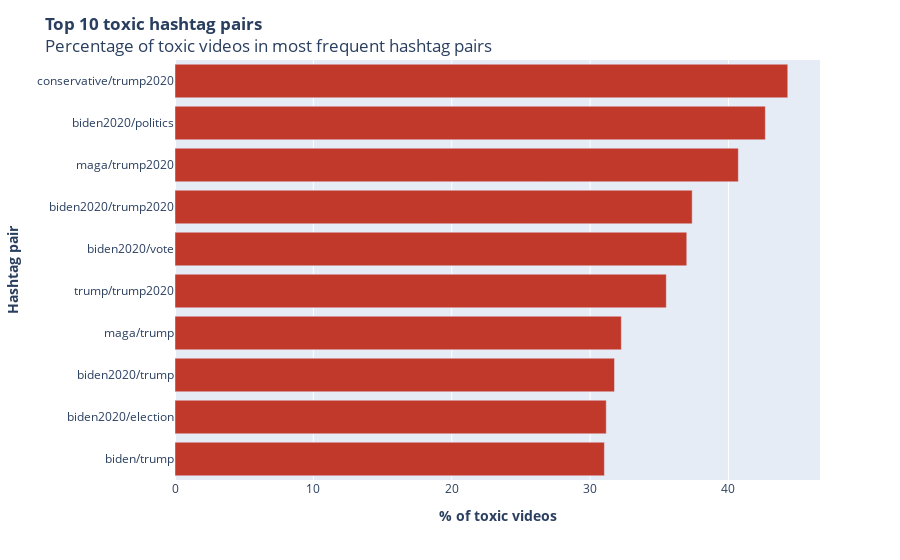

Notebook code cell kept with this figure:
### Code cell
import plotly.express as px
# Percentage of most toxic hashtags in top 10 total videos
top_10_toxic_hashtags = pairwise_w_toxicity_df\
                            .sort_values('total_videos', ascending=False)\
                            .head(10)\
                            .sort_values('perc_toxic_videos')
fig = px.bar(top_10_toxic_hashtags, y='pair_hashtag', x='perc_toxic_videos', color_discrete_sequence=['#c0392b'])
fig.update_layout(
    title='<b>Top 10 toxic hashtag pairs</b><br>Percentage of toxic videos in most frequent hashtag pairs',
    xaxis=dict(title='<b>% of toxic videos</b>'),
    yaxis=dict(title='<b>Hashtag pair</b>')
)
fig.show()

### Figure 1 — Plotly figure (JSON) as saved in the notebook; plotly's stock layout.template omitted (floating-point values rounded to 4 significant figures)
{"data": [{"alignmentgroup": "True", "hovertemplate": "perc_toxic_videos=%{x}<br>pair_hashtag=%{y}<extra></extra>", "legendgroup": "", "marker": {"color": "#c0392b", "pattern": {"shape": ""}}, "name": "", "offsetgroup": "", "orientation": "h", "showlegend": false, "textposition": "auto", "type": "bar", "x": [31.03, 31.17, 31.76, 32.26, 35.51, 36.99, 37.38, 40.71, 42.67, 44.29], "xaxis": "x", "y": ["biden/trump", "biden2020/election", "biden2020/trump", "maga/trump", "trump/trump2020", "biden2020/vote", "biden2020/trump2020", "maga/trump2020", "biden2020/politics", "conservative/trump2020"], "yaxis": "y"}], "layout": {"barmode": "relative", "legend": {"tracegroupgap": 0}, "margin": {"t": 60}, "title": {"text": "<b>Top 10 toxic hashtag pairs</b><br>Percentage of toxic videos in most frequent hashtag pairs"}, "xaxis": {"anchor": "y", "domain": [0, 1], "title": {"text": "<b>% of toxic videos</b>"}}, "yaxis": {"anchor": "x", "domain": [0, 1], "title": {"text": "<b>Hashtag pair</b>"}}}}
